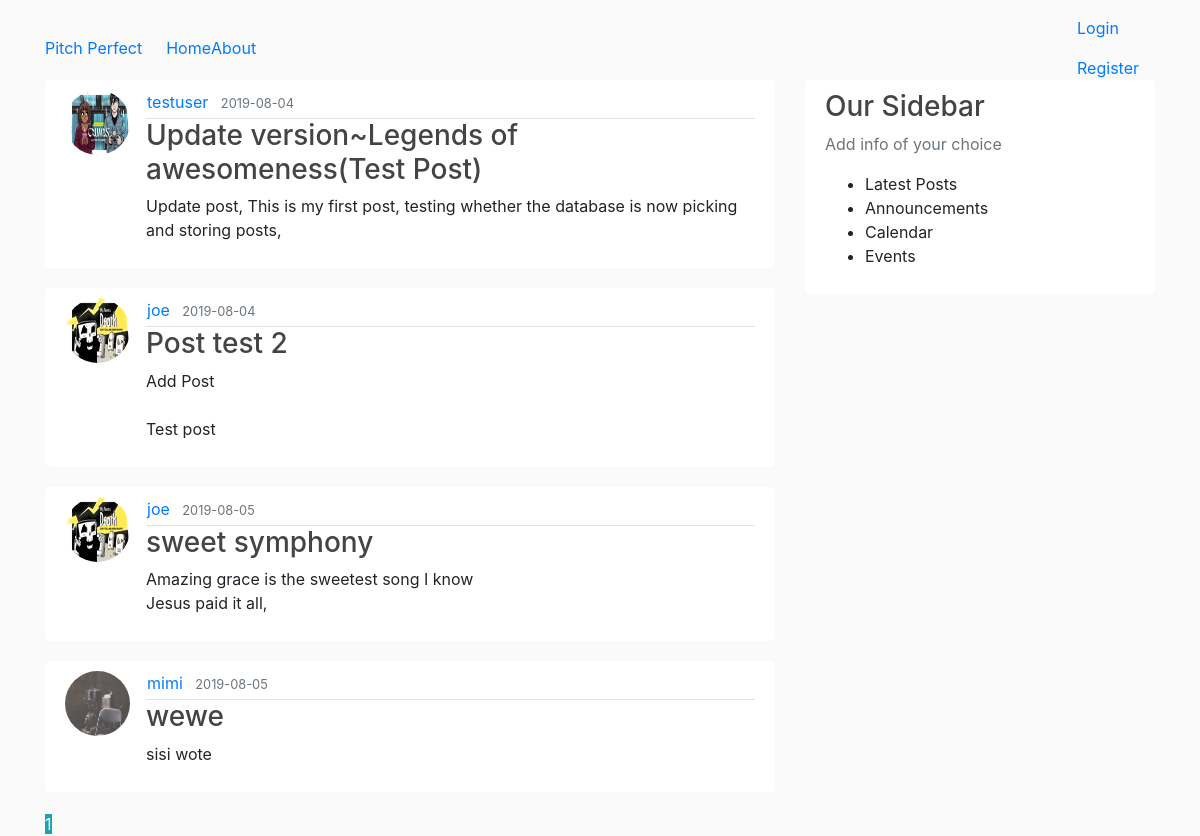
Page /home on the earlier database version.
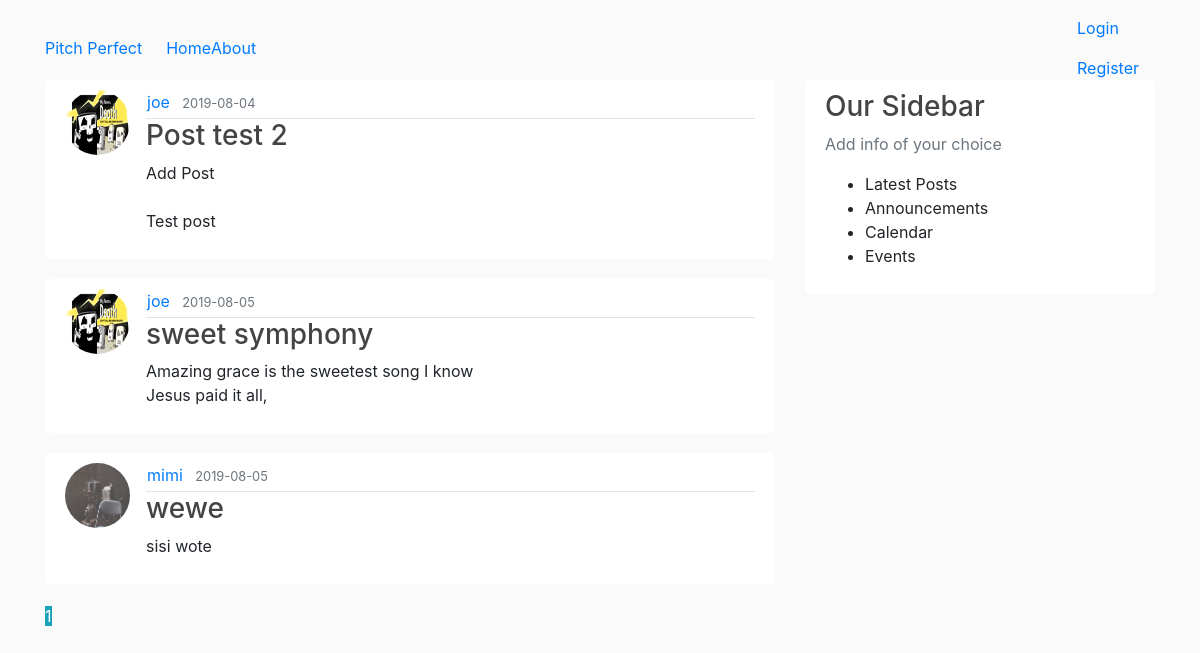
Same page on the later database version.
### flaskblog/models.py (models this page shows, shortened)
class Post(db.Model):
	id = db.Column(db.Integer, primary_key = True)
	title = db.Column(db.String(150), nullable = False)
	date_posted = db.Column(db.DateTime, nullable = False, default = datetime.utcnow)
	content = db.Column(db.String(200), nullable = False )
	user_id = db.Column(db.Integer, db.ForeignKey('user.id'), nullable = False)

class User(db.Model, UserMixin):
	id = db.Column(db.Integer, primary_key = True)
	username = db.Column(db.String(20), unique=True, nullable = False)
	email = db.Column(db.String(200), unique=True, nullable = False)
	image_file = db.Column(db.String(20),  nullable = False, default = 'default.jpg')
	password = db.Column(db.String(60), nullable = False)
	posts = db.relationship('Post', backref = 'author', lazy = True)

### flaskblog/routes.py (the view)
@app.route("/")
@app.route("/home")
def home():
	page = request.args.get('page', 1, type = int)
	posts = Post.query.paginate(page = page, per_page = 5)
	return render_template('home.html', posts=posts)

### flaskblog/templates/home.html
{% extends "layout.html" %}
{% block content %}
{% for post in posts.items %}
<article class="media content-section">
	<img class="rounded-circle article-img" src="{{ url_for('static',filename = 'profile_pics/' + post.author.image_file) }} ">
	<div class="media-body">
		<div class="article-metadata">
			<a class="mr-2" href="#">{{ post.author.username}}</a>
			<small class="text-muted">{{post.date_posted.strftime('%Y-%m-%d')}} </small>
		</div>
		<h3><a class="article-title" href="{{ url_for('post', post_id = post.id) }} ">{{post.title}} </a></h3>
		<p class="article-content">{{post.content}} </p>
	</div>
</article>
{% endfor %}
{% for page_num in posts.iter_pages(left_edge =1, right_edge=1, left_current=1, right_current=2) %}
{% if page_num %}
	{% if posts.page == page_num %}
	<a class="btn-info mb-4" href="{{url_for('home',page=page_num ) }} ">{{ page_num }}</a>
	{% else %}
	<a class="btn btn-outline-info mb-4" href="{{url_for('home',page=page_num ) }} ">{{ page_num }}</a>
	{% endif %}
{% else %}
...
{% endif %}
{% endfor %}
{% endblock content %}

### flaskblog/templates/layout.html (shortened to what this page needs)
<!DOCTYPE html>
<html>
<head>
    <link rel="stylesheet" href="https://maxcdn.bootstrapcdn.com/bootstrap/4.0.0/css/bootstrap.min.css">
    <link rel="stylesheet" type="text/css" href="{{url_for('static', filename='main.css') }} ">
</head>
<body>
	<header>
		<nav class="navbar navbar-expand-md navbar-dark bg-steel fixed-top">
			<div class="container">
				<a class="nav-brand mr-4" href="/">Pitch Perfect</a>
				<div class="collapse navbar-collapse" id="navbarToggle">
					<div class="navbar-nav mr-auto">
						<a href="{{ url_for('home') }}">Home</a>
						<a href="{{ url_for('about') }}">About</a>
					</div>
					<div>
						{% if current_user.is_authenticated %}
						<a class="nav-item nav-link" href="{{ url_for('new_post') }}">New Post</a>
						<a class="nav-item nav-link" href="{{ url_for('account') }}">Account</a>
						<a class="nav-item nav-link" href="{{ url_for('logout') }}">Logout</a>
						{% else %}
						<a class="nav-item nav-link" href="{{ url_for('login') }}">Login</a>
						<a class="nav-item nav-link" href="{{ url_for('register') }}">Register</a>
						{% endif %}
					</div>
				</div>
			</div>
		</nav>
	</header>
<main role="main" class="container">
	<div class="row">
		<div class="col-sm-8">
			{% block content %} {% endblock %}
		</div>
		<div class="col-sm-4">
			<div class="content-section">
				<h3>Our Sidebar</h3>
				<p class="text-muted">Add info of your choice
					<ul style="text-decoration: none;">
						<li>Latest Posts</li>
						<li>Announcements</li>
						<li>Calendar</li>
						<li>Events</li>
					</ul>
				</p>
			</div>
		</div>
	</div>
</main>
</body>
</html>

### flaskblog/static/main.css (style rules this page uses)
body { background: #fafafa; color: 333333; margin-top: 5rem; }
h1,h2,h3,h4,h5,h6 { color: #444444; }
.content-section { background: #ffffff; padding: 10px 20px; border: 2px splod #dddddd; border-radius: 5px; margin-bottom: 20px; }
.article-title { color: #444444; }
.article-content { white-space: pre-line; }
.article-img { width: 65px; height: 65px; margin-right: 16px; }
.article-metadata { padding-left: 1px; padding-bottom: 4px; border-bottom: 1px solid #e3e3e3; }

Differences in the rows shown:
removed Post: image_file (picture), author.username "testuser", date_posted "2019-08-04", title "Update version~Legends of awesomeness(Test Post)", content "Update post, This is my first post, testing whether the database is now picking and storing posts,"
